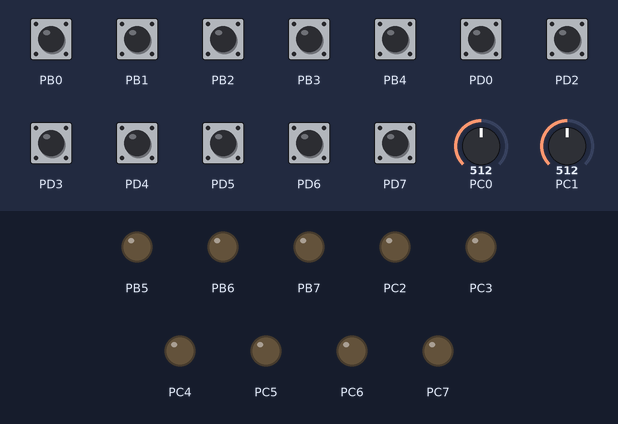
Bench run of a program on a simulated ATmega328P, built with avr-gcc and emulated at 16 MHz. On the bench: output pins drawn as LEDs (lit = HIGH). The inputs (shaded band) are chosen by the test bench; at power-on: PB0–4, PD0, PD2–7 HIGH, PC0 = 512, PC1 = 512. What the program prints to the serial monitor is not drawn.

Above: at 1.2 s.
1.3 s: PB0 pulled LOW for 0.15 s
At 1.37 s:
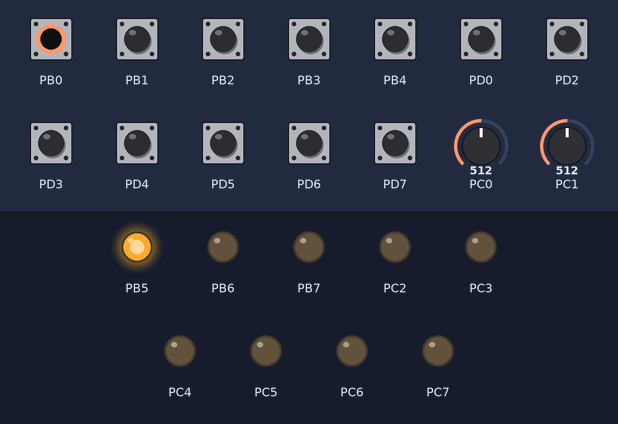
6.3 s: PB1 pulled LOW for 0.15 s
At 7.6 s:
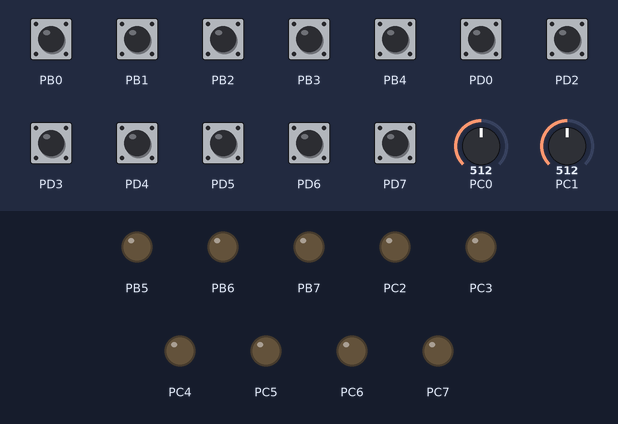
9.4 s: PB2 pulled LOW for 0.15 s
At 9.9 s:
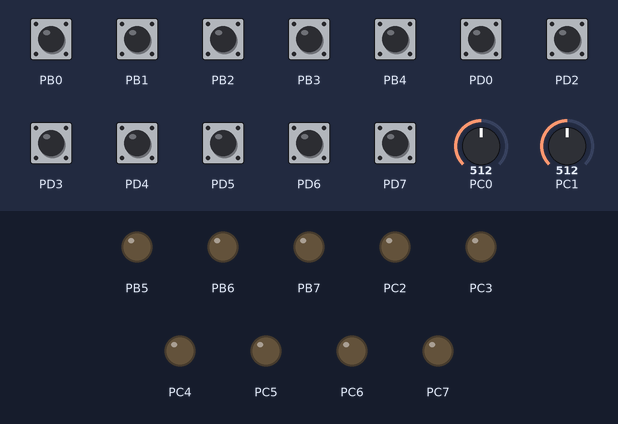
12.5 s: PB3 pulled LOW for 0.15 s
At 12.57 s:
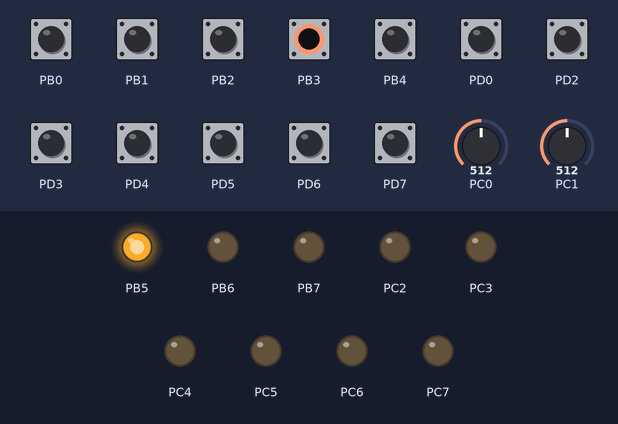
Timing chart, 0 to 15.1 s (numbered marks = the images above; inputs shaded):
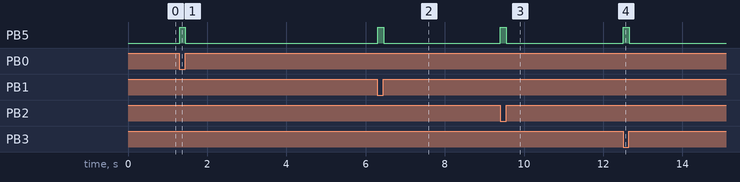

Measured:
- after the input at 1.3 s, PB5: LOW → HIGH at once, → LOW 0.15 s later
- after the input at 6.3 s, PB5: LOW → HIGH at once, → LOW 0.15 s later
- after the input at 9.4 s, PB5: LOW → HIGH at once, → LOW 0.15 s later
- after the input at 12.5 s, PB5: LOW → HIGH at once, → LOW 0.15 s later

The program:

main.c
```c
/*
	Arduino/AVR based H-shifter controller

	BUTTONS 1-6 MAPPED TO PB0-PB4
	BUTTONS 6-12 MAPPED TO PD2-PD7
	AXIS X MAPPED TO PC0
	AXIS Y MAPPED TO PC1

	CALIBRATION:
	- DISCONNECT SHFITER FROM PC
	- DISENGAGE HANDBRAKE
	- HOLD DOWN 1ST AND 2ND GEAR BUTTONS
	- RECONNECT SHIFTER
	- FULLY DISENGAGE HANDBRAKE
    - PRESS 1ST GEAR BUTTON
	- FULLY ENGAGE HANDBRAKE
    - PRESS 1ST GEAR BUTTON
*/

#include <avr/io.h>
#include <avr/eeprom.h>
#include <util/delay.h>
#include <stdio.h>
#include <stdint.h>
#include <stdbool.h>


#define LED_ON (PORTB |= (1 << 5))
#define LED_OFF (PORTB &= ~(1 << 5))

#define USART_BAUDRATE 9600
#define BAUD_PRESCALE (((F_CPU / (USART_BAUDRATE * 16UL))) - 1)

uint8_t enable_axis;
/* Handbrake and extra axis calibration data storage stuff */
uint8_t calXmax;
uint8_t calXmin;
uint8_t calYmax;
uint8_t calYmin;
#define GET_AXIS_MODE eeprom_read_byte((void *)8)
#define SET_AXIS_MODE(val) eeprom_write_byte((void *)8, val)
#define CAL_EEPROM_ADDR (void*)16
#define CAL_KEY_1 (!((PIND >> 2) & 1))
#define CAL_KEY_2 (!((PIND >> 4) & 1))

void uartInit(void) {
    /* Enable transmission circuit */
    UCSR0B = (1 << TXEN0);
    /* 8 bit character sizes, 2 stop bits */
    UCSR0C = (1 << USBS0) | (3 << UCSZ00);
    /* Baud rate settings */
    UBRR0H = (BAUD_PRESCALE >> 8);
    UBRR0L = BAUD_PRESCALE;
}

void uartPutChar(uint8_t ch) {
    /* Wait until TX buffer is empty before transmission */
    while(!(UCSR0A & (1 << UDRE0)));
    UDR0 = ch;
}

#ifdef SERIAL_DEBUG
void uartPutStr(char *str) {
    uartPutChar(*str);
    while(*str++ != '\0') {
        uartPutChar(*str);
    }
}

void uartPutCharHex(uint8_t ch) {
    const char LUT[16] = {
    '0', '1', '2', '3', '4', '5', '6', '7',
    '8', '9', 'A', 'B', 'C', 'D', 'E', 'F'
    };
    uartPutChar('0');
    uint8_t tmp = (ch >> 4);
    uartPutChar('x');
    uartPutChar(LUT[tmp]);
    uartPutChar(LUT[ch & 0x0F]);
}
#endif

void adcInit(void) {
    /* AVCC as analog ref */
    ADMUX = (1 << REFS0) | (1 << ADLAR);
    /* Enable and 128 prescaler */
    ADCSRA = (1 << ADEN) | (1 << ADPS2) | (1 << ADPS1) | (1 << ADPS0);
}

/* Normalize value between min-max */
/* Probably should replace this with a faster formula */
#define NORMALIZE_X(val) val //((val - calXmin)/(calXmax - calXmin)) * 255
#define NORMALIZE_Y(val) val //((val - calYmin)/(calYmax - calYmin)) * 255

uint8_t (*adcGetX)(void);
uint8_t (*adcGetY)(void);

uint8_t adcGetNull(void) {
    return 0;
}

/* Returns 8-bit value of X axis */
uint8_t adcGetXaxis(void) {
    /* ADC on channel 0 */
    ADMUX = (ADMUX & 0xF8);
    /* Start conversion */
    ADCSRA |= (1 << ADSC);
    /* Wait until conversion complete */
    while(ADCSRA & (1 << ADSC)) {};
	return NORMALIZE_X(ADCH);
}

/* Returns 8-bit value of Y axis */
uint8_t adcGetYaxis(void) {
    /* ADC on channel 1 */
    ADMUX = (ADMUX & 0xF8) | 1;
    /* Start conversion */
    ADCSRA |= (1 << ADSC);
    /* Wait until conversion complete */
    while(ADCSRA & (1 << ADSC)) {};
	return NORMALIZE_Y(ADCH);
}

/* Load calibration data into globals */
void calLoadData(void) {
    /* Load values from EEPROM */
    calXmax = eeprom_read_byte(CAL_EEPROM_ADDR);
    calXmin = eeprom_read_byte(CAL_EEPROM_ADDR + sizeof(uint8_t));
    calYmax = eeprom_read_byte(CAL_EEPROM_ADDR + (2 * sizeof(uint8_t)));
    calYmin = eeprom_read_byte(CAL_EEPROM_ADDR + (3 * sizeof(uint8_t)));

    /* If min 0xFF then probably uncalibrated */
    /* or something went really wrong */
    if(calXmin == 0xFF && calYmin == 0xFF) {
        calXmax = 0xFF;
        calXmin = 0;
        calYmax = 0xFF;
        calYmin = 0;
    }
}

/* Save calibration data into eeprom */
void calSaveData(void) {
    eeprom_write_byte(CAL_EEPROM_ADDR, calXmax);
    eeprom_write_byte((CAL_EEPROM_ADDR + sizeof(uint8_t)), calXmin);
    eeprom_write_byte((CAL_EEPROM_ADDR + (2 * sizeof(uint8_t))), calYmax);
    eeprom_write_byte((CAL_EEPROM_ADDR + (3 * sizeof(uint8_t))), calYmin);
}

/* Get value of axis and wait for confirm on gear 1 */
uint8_t calGetAxis(uint8_t ch) {
    /* Wait for calibration key to begin */
    while(CAL_KEY_1);
    while(!CAL_KEY_1);
    _delay_ms(400);
    /* ADC on channel ch */
    ADMUX = (ADMUX & 0xF8) | ch;
    /* Start conversion */
    ADCSRA |= (1 << ADSC);
    /* Wait until conversion complete */
    while(ADCSRA & (1 << ADSC)) {};
	return ADCH;
}

/* Do calibration routine for axes */
void calCalibrate(void) {
    calXmin = calGetAxis(0);
    calXmax = calGetAxis(0);
    calYmin = calGetAxis(1);
    calYmax = calGetAxis(1);

    #ifdef SERIAL_DEBUG
    uartPutStr("calXmin: ");
    uartPutCharHex(calXmin);
    uartPutChar('\n');
    uartPutStr("calXmax: ");
    uartPutCharHex(calXmax);
    uartPutChar('\n');
    uartPutStr("calYmin: ");
    uartPutCharHex(calYmin);
    uartPutChar('\n');
    uartPutStr("calYmax: ");
    uartPutCharHex(calYmax);
    uartPutChar('\n');
    #endif // SERIAL_DEBUG

    while(CAL_KEY_1);
    while(!CAL_KEY_1);
    #ifndef SERIAL_DEBUG
    calSaveData();
    #endif // SERIAL_DEBUG
}

uint16_t getButtonStates(void) {
	uint8_t a = PINB & 0b00011111;
	uint8_t b = PIND & 0b11111100;
	return ~((a << 6) | (b >> 2)) & 0x07FF;
}

int main(void) {
    /* Initialize our chosen pins as inputs */
	DDRB = (uint8_t)~0b00011111;
	DDRC = (uint8_t)~0b00000011;
	DDRD = (uint8_t)~0b11111101;
	/* Enable pull-ups */
	PORTB = (uint8_t)0b00011111;
	PORTD = (uint8_t)0b11111101;
	LED_OFF;
	/* Initialize peripherals */
	uartInit();
	adcInit();

    enable_axis = GET_AXIS_MODE;

    /* Check for calibration key combo */
    if(CAL_KEY_1 && CAL_KEY_2) {
        /* Do calibration */
        while(CAL_KEY_1 && CAL_KEY_2) { LED_OFF; _delay_ms(100); LED_ON; };
        if(CAL_KEY_1) {
            enable_axis = 1;
            calCalibrate();
        } else {
            enable_axis = 0;
        }
        SET_AXIS_MODE(enable_axis);
        LED_OFF;
    }
    if(enable_axis) {
        /* Load saved calibration data */
        calLoadData();
        /* Set function pointers to axis funcs */
        adcGetX = &adcGetXaxis;
        adcGetY = &adcGetYaxis;
    } else {
        /* Set null function pointers for axis */
        adcGetX = &adcGetNull;
        adcGetY = &adcGetNull;
    }

	for(;;) {
		/* Transmit axis values */
        #ifdef SERIAL_DEBUG
        LED_OFF;
		uartPutChar('X');
		uartPutChar(':');
		uartPutCharHex(adcGetX());
		uartPutChar('\n');
		uartPutChar('Y');
		uartPutChar(':');
		uartPutCharHex(adcGetY());
        uartPutChar('\n');
        #else
        uartPutChar(adcGetX());
        uartPutChar(adcGetY());
        #endif

		/* Transmit button values */
		uint16_t buttonVal = getButtonStates();
		if(buttonVal != 0) {
            LED_ON;
		} else {
            LED_OFF;
		}
		#ifdef SERIAL_DEBUG
		uartPutCharHex((uint8_t)buttonVal);
		uartPutChar('\n');
		uartPutCharHex((uint8_t)(buttonVal >> 8));
		uartPutChar('\n');
		#else
		uartPutChar((uint8_t)buttonVal);
		uartPutChar((uint8_t)(buttonVal >> 8));
		#endif
        }
}
```

fuse.c
```c
#include <avr/io.h>

FUSES = {
    .low = LFUSE_DEFAULT,
    .high = HFUSE_DEFAULT,
    .extended = EFUSE_DEFAULT
};
```
